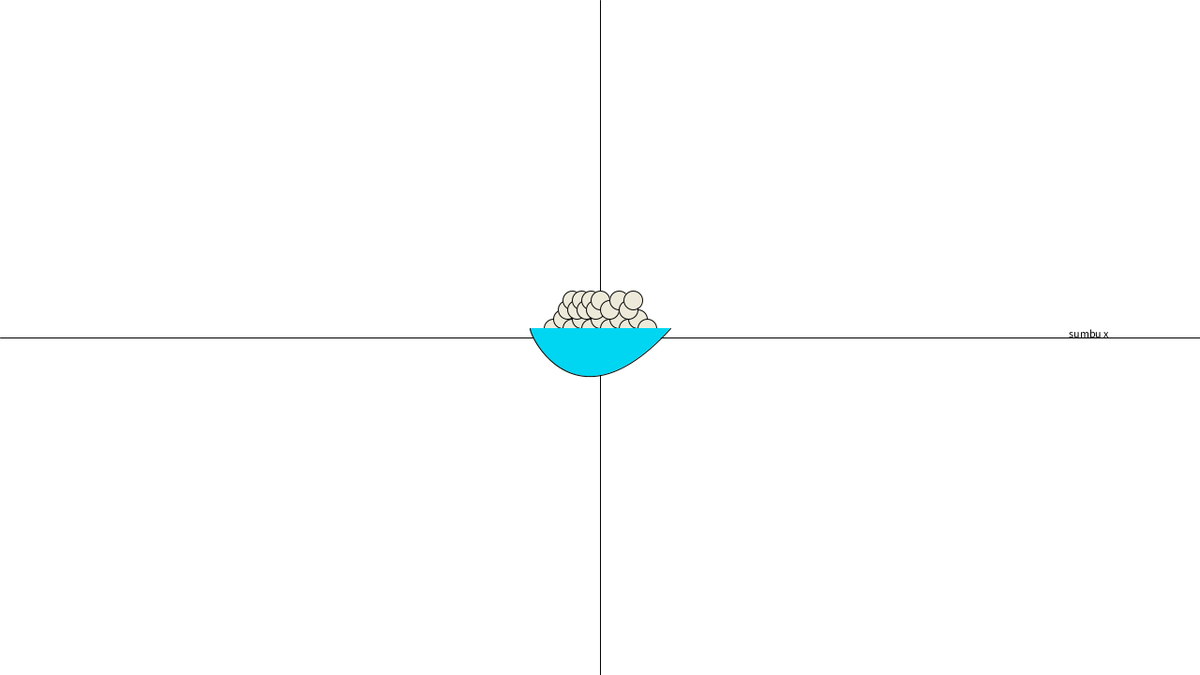
Frame 1 (no input)
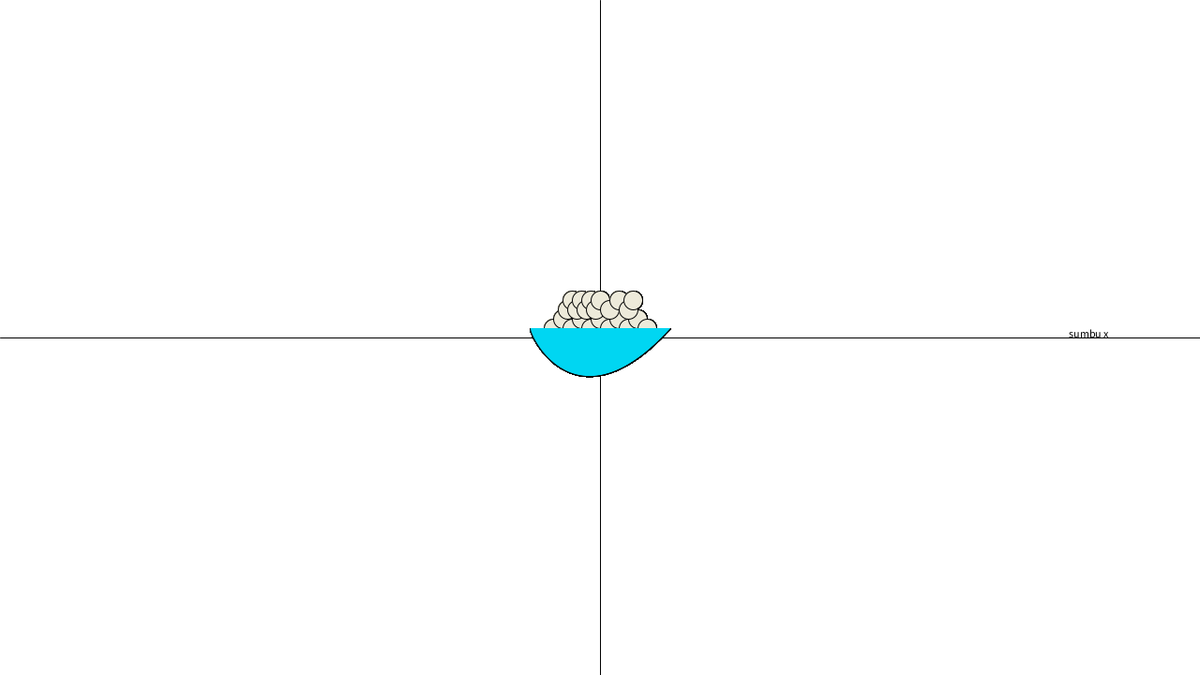
Frame 60 (the mouse pressed at the canvas centre just before this capture)
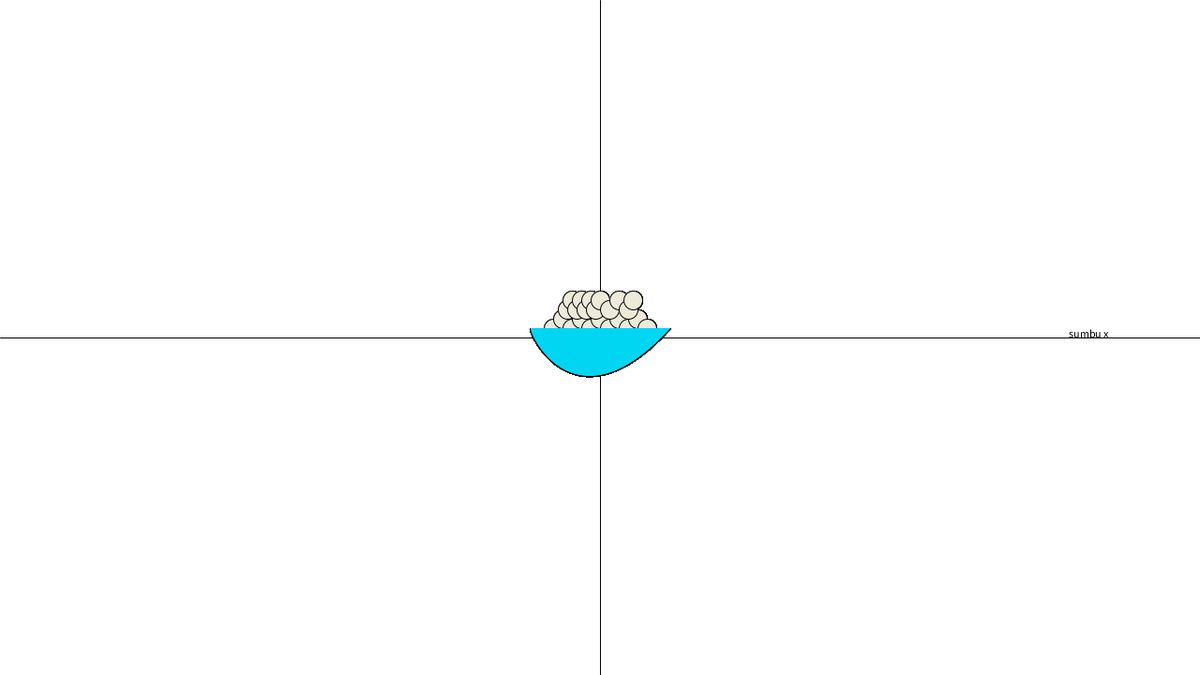
Frame 120 (the mouse held since frame 60 and released just before this capture)

The Processing sketch that drew these frames (run headless with seeded random() and noise(); from frame 60 on, the mouse is pressed at the canvas centre):

// Processing sketch: nasi
// ── nasi.pde
void setup() {
  size(1280, 720);
  int step=50;
  stroke(0);
  for (int i = 0; i < width/step; i++ ) {
    line(i*step, 0, i*step, height);
    line(0, i*step, width, i*step);
  }

  background(255);

  translate(width/2, height/2);
  scale(1.0, -1, 0);

  line(-width/2, 0, width/2, 0);
  fill(0, 0, 0);
  text("sumbu x", 500, 0);
  fill(255, 0, 0);
  line(0, height/2, 0, -height/2);
  fill(0, 0, 0);
  text("sumbu Y", 0, -500);
}
void draw() {

  translate(width/2, height/2);


stroke(1);
  fill(237, 234, 218);
  ellipse(-50, -10, 20, 20);
  ellipse(-40, -20, 20, 20);
  ellipse(-30, -10, 20, 20);
  ellipse(-20, -20, 20, 20);
  ellipse(-10, -10, 20, 20);
  ellipse(0, -20, 20, 20);
  ellipse(10, -10, 20, 20);
  ellipse(20, -20, 20, 20);
  ellipse(30, -10, 20, 20);
  ellipse(40, -20, 20, 20);
  ellipse(50, -10, 20, 20);

  ellipse(-35, -30, 20, 20);
  ellipse(-30, -40, 20, 20);
  ellipse(-25, -30, 20, 20);
  ellipse(-20, -40, 20, 20);
  ellipse(-15, -30, 20, 20);
  ellipse(-10, -40, 20, 20);
  ellipse(-5, -30, 20, 20);
  ellipse(0, -40, 20, 20);
  ellipse(10, -30, 20, 20);
  ellipse(20, -40, 20, 20);
  ellipse(30, -30, 20, 20);
  ellipse(35, -40, 20, 20);
  stroke(1);
  fill(0, 214, 242);
  bezier(75, -10, -25, 100, -75, 0, -75, -10);
}
